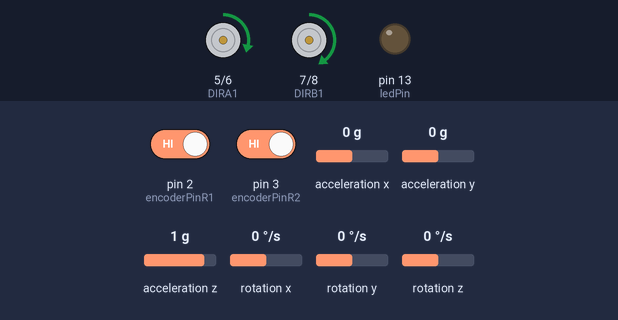
Simulated run of this sketch. Board: Arduino Mega 2560, built with avr-gcc and run on an emulated ATmega2560. Shown: motor-driver pin pairs drawn as motors (green arrow = first pin HIGH = forward, orange = second pin HIGH = backward, longer = more drive, scaled by the enable pin), output pins drawn as LEDs (lit = HIGH). Wiring (inferred from the names in the program): MPU-6050 motion sensor at I2C address 0x68. The test bench sets the inputs (shaded band); at power-on: acceleration y 0 g, rotation x 0 °/s, acceleration z 1 g, pin 2 (encoderPinR1) HIGH, pin 3 (encoderPinR2) HIGH, acceleration x 0 g, rotation y 0 °/s, rotation z 0 °/s. What the sketch prints to the serial monitor is not drawn.

Above: at 2.2 s.
2.3 s: acceleration y set to -0.8 g
4.2 s: rotation x set to 26 °/s
6.6 s: rotation x set to 30 °/s
At 8.3 s:
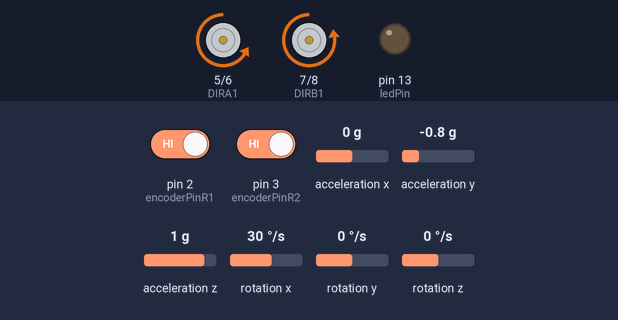
8.9 s: acceleration z set to -1.4 g
At 11.3 s:
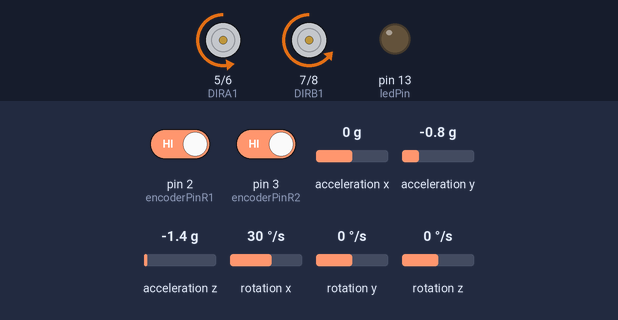
11.9 s: acceleration y set to 0.1 g
At 14.7 s:
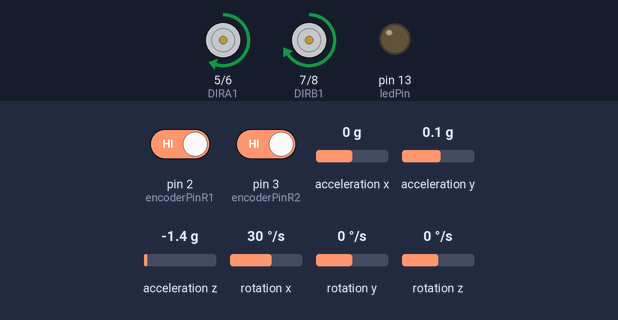
14.9 s: rotation x set to -100 °/s
At 16.2 s:
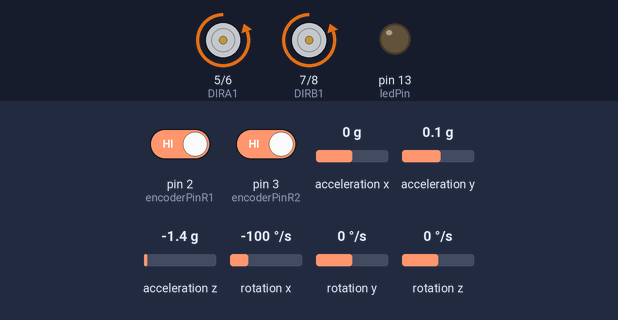
Timing chart, 0 to 17.7 s (numbered marks = the images above; inputs shaded):
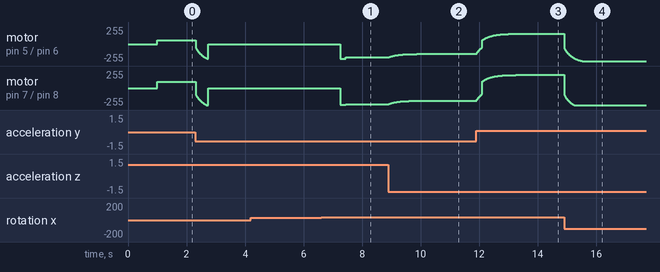

Measured:
- the behaviour switches between 29 and 30 °/s on rotation x (found by bisection; images 0 and 1)
- after the input at 4.2 s, every drawn part: stays the same
- after the input at 6.6 s, motor on pin 5 (DIRA1) / pin 6 (DIRA2): stopped → backward 224/255 after 0.66 s, → backward 199/255 0.18 s later; motor on pin 7 (DIRB1) / pin 8 (DIRB2): stopped → backward 253/255 after 0.66 s, → backward 241/255 0.18 s later
- after the input at 8.9 s, motor on pin 5 (DIRA1) / pin 6 (DIRA2): moves from backward 199/255 to backward 147/255 over 1.9 s, starting at once; motor on pin 7 (DIRB1) / pin 8 (DIRB2): moves from backward 241/255 to backward 189/255 over 1.9 s, starting at once
- after the input at 11.9 s, motor on pin 5 (DIRA1) / pin 6 (DIRA2): moves from backward 147/255 to forward 156/255 over 2.2 s, starting at once; motor on pin 7 (DIRB1) / pin 8 (DIRB2): moves from backward 189/255 to forward 198/255 over 2.2 s, starting at once
- after the input at 14.9 s, motor on pin 5 (DIRA1) / pin 6 (DIRA2): moves from forward 156/255 to backward 255/255 over 0.61 s, starting at once; motor on pin 7 (DIRB1) / pin 8 (DIRB2): moves from forward 198/255 to backward 255/255 over 0.34 s, starting at once

The sketch:

gyro_with_filter.ino
```cpp
#include <Wire.h>
#include "config.h"
#include "imu.h"
#include "motion.h"

void setup() {
  Serial.begin(9600);
  Serial2.begin(9600);  //established communication with xbee @9600 baud on Serial 2 port
  //initialize motors, buzzers and magnets in off state
  Serial.println("beginning");
  pinMode(ENA, OUTPUT);
  pinMode(ENB, OUTPUT);
  pinMode(DIRA1, OUTPUT);
  pinMode(DIRA2, OUTPUT);
  pinMode(DIRB1, OUTPUT);
  pinMode(DIRB2, OUTPUT);

  pinMode(ledPin, OUTPUT);
  digitalWrite(ledPin , LOW);
  //  pinMode(buzzer, OUTPUT);
  //  pinMode(magnet, OUTPUT);

  //  digitalWrite(buzzer , HIGH);
  //  digitalWrite(magnet , LOW);

  //  pinMode(encoderPinL1, INPUT);
  //  pinMode(encoderPinL2, INPUT);
  //
  //  digitalWrite(encoderPinL1, HIGH); //turn pullup resistor on
  //  digitalWrite(encoderPinL2, HIGH); //turn pullup resistor on
  //
  //  attachInterrupt(4, updateEncoderL, CHANGE);
  //  attachInterrupt(5, updateEncoderL, CHANGE);

  pinMode(encoderPinR1, INPUT);
  pinMode(encoderPinR2, INPUT);

  digitalWrite(encoderPinR1, HIGH); //turn pullup resistor on
  digitalWrite(encoderPinR2, HIGH); //turn pullup resistor on

  attachInterrupt(0, updateEncoderR, CHANGE);
  attachInterrupt(1, updateEncoderR, CHANGE);

  Stop();
  MPU_Init();
  delay(1000);
  //  loopStart = micros();


  //  right();
  loopStart = micros();
}
void loop() {
  newPos = encoderValueR;
  dist = encoderValueR * tick2dist / 100;
  newTime = millis();
  vel = ((newPos - oldPos) * tick2dist * 10) / (newTime - oldTime);
  //  Serial.print("new:  "); Serial.print(newPos);
  //  Serial.print(" old:  "); Serial.print(oldPos);
  //  Serial.print(" Time:  "); Serial.print(newTime - oldTime);
  oldPos = newPos;
  oldTime = newTime;
  read_accel();
  read_gyro();
  comp_filter_pitch();
  comp_filter_roll();
  theta = pitch;
  theta_dot = (gx + gyroOff);
  xbee_data();
  float tiltOut = ((dist * K[0]) +  (vel * K[1]) + ((theta + theta_offSet) * K[2]) + (theta_dot * K[3]));
  torque = tiltOut * 255 / cutOff;
  if (abs(theta) < cutOffAng * deg2rad) {
    if (torque > 0)
      backward(abs(torque));
    else
      forward(abs(torque));
  }
  else
    Stop();
  //  Serial.print(" dist: "); Serial.print(dist);
  //  Serial.print("  vel: ");
  //  Serial.println(vel);
  //  Serial.print(" theta:  ");
  //  Serial.println( theta_offSet);
  //  Serial.print(" theta_dot:  "); Serial.print(theta_dot);
  //  Serial.print(" tiltOut:  ");  Serial.print(tiltOut);
  //  Serial.print(" torque:  "); Serial.print(torque);
  //  Serial.println("");
  while (micros() - loopStart < 10000);
  loopStart = micros();
}
```

imu.h
```cpp
void MPU_Init() {

  Wire.begin();                      // Initialize comunication
  Wire.beginTransmission(MPU);       // Start communication with MPU6050 // MPU=0x68
  Wire.write(0x6B);                  // Talk to the register 6B
  Wire.write(0x01);                  // Make reset - place a 0 into the 6B register
  Wire.endTransmission(true);        //end the transmission

  // Configure Accelerometer Sensitivity - Full Scale Range (default +/- 2g)
  Wire.beginTransmission(MPU);
  Wire.write(0x1C);                  //Talk to the ACCEL_CONFIG register (1C hex)
  Wire.write(0x00);                  //Set the register bits as 00010000 (+/- 8g full scale range)
  Wire.endTransmission(true);
  // Configure Gyro Sensitivity - Full Scale Range (default +/- 250deg/s)

  // Configure Accelerometer Sensitivity - Full Scale Range (default +/- 2g)
  Wire.beginTransmission(MPU);
  Wire.write(0x1B);                  //Talk to the GYRO_CONFIG register (1B hex)
  Wire.write(0x00);                  //Set the register bits as 00000000 (+/- 250degree/sec. full scale range)
  Wire.endTransmission(true);
  Serial.println("Mpu initialized");
}

void read_accel() {
  Wire.beginTransmission(MPU);
  Wire.write(0x3B); // Start with register 0x3B (ACCEL_XOUT_H)
  Wire.endTransmission(false);
  Wire.requestFrom(MPU, 6, true); // Read 6 registers total, each axis value is stored in 2 registers

  //For a range of +-2g, we need to divide the raw values by 16384, according to the datasheet
  ax = (Wire.read() << 8 | Wire.read()) / 16384.0; // X-axis value
  ay = (Wire.read() << 8 | Wire.read()) / 16384.0; // Y-axis value
  az = (Wire.read() << 8 | Wire.read()) / 16384.0; // Z-axis value
  lowpassfilter();
}
void read_gyro() {
  Wire.beginTransmission(MPU);
  Wire.write(0x43); // Gyro data first register address 0x43
  Wire.endTransmission(false);
  Wire.requestFrom(MPU, 6, true); // Read 4 registers total, each axis value is stored in 2 registers

  gx = (Wire.read() << 8 | Wire.read()) * deg2rad / 131.0; // For a 250deg/s range we have to divide first the raw value by 131.0, according to the datasheet
  gy = (Wire.read() << 8 | Wire.read()) * deg2rad/ 131.0;
  gz = (Wire.read() << 8 | Wire.read()) * deg2rad/ 131.0;
  highpassfilter();

}
void lowpassfilter() {
  dT = 0.01;
  Tau = 1 / (2 * Pi * f_cut);
  alpha = Tau / (Tau + dT);

  lpf_x = ((1 - alpha) * ax) + (alpha * (lpf_x));
  lpf_y = ((1 - alpha) * ay) + (alpha * (lpf_y));
  lpf_z = ((1 - alpha) * az) + (alpha * (lpf_z));
}
void highpassfilter() {
  dT = 0.01;
  Tau = 1 / (2 * Pi * f_cut);
  alpha = Tau / (Tau + dT);

  hpf_x = ((1 - alpha) * prev_hpf_x) + ((1 - alpha) * (gx - prev_gx));
  prev_gx = gx;
  prev_hpf_x = hpf_x;

  hpf_y = ((1 - alpha) * prev_hpf_y) + ((1 - alpha) * (gy - prev_gy));
  prev_gy = gy;
  prev_hpf_y = hpf_y;

  hpf_z = ((1 - alpha) * prev_hpf_z) + ((1 - alpha) * (gz - prev_gz));
  prev_gz = gz;
  prev_hpf_z = hpf_z;
}

void comp_filter_pitch() {
  f_cut = 5;
  dT = 0.01;
  alpha = 0.033;

  acc = asin(ay / (sqrt((az * az) + (ay * ay))));
  pitch = ((1 - alpha) * (pitch + gx * dT)) + (alpha * acc);
//  Serial.print("pitch:  ");
//  Serial.print(pitch);

}
void comp_filter_roll() {

  f_cut = 5;
  dT = 0.01;

  alpha = 0.033;

  acc = asin(ax / (sqrt((az * az) + (ax * ax)))) ;
  roll = ((1 - alpha) * (roll + gy * dT)) + (alpha * acc);
//  Serial.print("   roll   ");
//  Serial.println(roll);
}
```

motion.h
```cpp
void updateEncoderL() {

  int MSB = digitalRead(encoderPinL1); //MSB = most significant bit
  int LSB = digitalRead(encoderPinL2); //LSB = least significant bit

  int encoded = (MSB << 1) | LSB; //converting the 2 pin value to single number
  int sum  = (lastEncodedL << 2) | encoded; //adding it to the previous encoded value

  if (sum == 0b1101 || sum == 0b0100 || sum == 0b0010 || sum == 0b1011) encoderValueL ++;
  if (sum == 0b1110 || sum == 0b0111 || sum == 0b0001 || sum == 0b1000) encoderValueL --;

  lastEncodedL = encoded; //store this value for next time
  //  Serial.println(encoderValueL);
}

void updateEncoderR() {

  int MSB = digitalRead(encoderPinR1); //MSB = most significant bit
  int LSB = digitalRead(encoderPinR2); //LSB = least significant bit

  int encoded = (MSB << 1) | LSB; //converting the 2 pin value to single number
  int sum  = (lastEncodedR << 2) | encoded; //adding it to the previous encoded value

  if (sum == 0b1101 || sum == 0b0100 || sum == 0b0010 || sum == 0b1011) encoderValueR ++;
  if (sum == 0b1110 || sum == 0b0111 || sum == 0b0001 || sum == 0b1000) encoderValueR --;

  lastEncodedR = encoded; //store this value for next time
  //  Serial.println(encoderValueR);
}

bool readData(void) {
  //  Serial.println("reading");
  int tempData[5];   //temporary array to store relevant bytes of received data
  if (Serial2.available() > 18) {  //wait for serial buffer to receive 18 bytes of data

    if (Serial2.read() == 0x7E) {  //start delimitter of every API frame
      //      Serial.print("  yo");
      for (ui i = 0; i < 11; i++)  //ignore starting 12 bytes of data
        Serial2.read();
      for (ui i = 0; i < 5; i++)  //read button state & joystick values which is 5 bytes of data
        tempData[i] = Serial2.read();
      Serial2.read(); //empty the buffer by reading last byte of data

      //merge the HIGH and LOW bytes of 10 bit ADC values of joystick
      potX = (tempData[1] << 8) | tempData[2];           //joystick in x-direction
      potY = (tempData[3] << 8) | tempData[4];           //joystick in y-direction
      button = tempData[0];    //Button pressed
      return 1;
    }
    return 0;  //if data read succesfully
  }
  return 0;  //to avoid misbehaviour of bot if data is not available
}
void xbee_data() {
  //read data from xbee
  if (readData()) {
//    Serial.println(potX); Serial.print(" ");
//    Serial.print(potY); Serial.print("a");
    if (potY < 10 && (potX > 500 && potX < 550)) { //joystick toggled vertically  downwards
      //      backward(200);
      theta_offSet = 2.5 * deg2rad;
      leftOff = 20;
      rightOff = 20;
      encoderValueR = 0;
      oldPos = 0;
//      Serial.println(1);
      //      Serial.print(" xbb"); Serial.print(potX); Serial.print(" ");Serial.print(potY);
    }
    else if (potY == 1023 && (potX > 500 && potX < 550) ) { //joystick toggled vertically upwards
      theta_offSet = -2.5 * deg2rad;
      leftOff = 110;
      rightOff = 110;
      encoderValueR = 0;
      oldPos = 0;
//      Serial.println(2);
      //      Serial.print(" xbu "); Serial.print(potX); Serial.print(" ");Serial.print(potY);
      //      forward(200);
    }
    else if (potX == 1023 && (potY > 500 && potY < 550)) {  //joystick toggled horizontally rightwards bot moves rightwards by rotating left wheel
//      Serial.println(-1);
      leftOff = 60;
      rightOff = 0;
      encoderValueR = 0;
      oldPos = 0;
    }
    else if (potX < 10 && (potY > 500 && potY < 550)) {  //joystick toggled horizontally leftwards bot moves leftwards by rotating right wheel
//      Serial.println(-2);
      leftOff = 0;
      rightOff = 50;
      encoderValueR = 0;
      oldPos = 0;
    }
    else { //stop the motors if joystick centred
//      Serial.println(0);
      theta_offSet = 0;
      leftOff = 0;
      rightOff = 0;
      //      Serial.print(" xbs "); Serial.print(potX); Serial.print(" ");Serial.print(potY);
      //      Stop();
    }
  }
}


void forward(unsigned int torque) {
  digitalWrite(DIRA1, HIGH);
  digitalWrite(DIRA2, LOW);
  digitalWrite(DIRB1, HIGH);
  digitalWrite(DIRB2, LOW);


  analogWrite(ENA, constrain(torque + 54  + rightOff, 0, 255));     //right motor   54
  analogWrite(ENB, constrain(torque + 96 + leftOff, 0, 255));    // 96
}
void backward(unsigned int torque) {
  digitalWrite(DIRA1, LOW);
  digitalWrite(DIRA2, HIGH);
  digitalWrite(DIRB1, LOW);
  digitalWrite(DIRB2, HIGH);
  analogWrite(ENA, constrain(torque + 54 , 0, 255));
  analogWrite(ENB, constrain(torque + 96 , 0, 255));
}
void right() {
  digitalWrite(DIRA1, LOW);
  digitalWrite(DIRA2, HIGH);
  digitalWrite(DIRB1, HIGH);
  digitalWrite(DIRB2, LOW);
  analogWrite(ENA, 60);
  analogWrite(ENB, 0);
}
void left() {
  digitalWrite(DIRA1, HIGH);
  digitalWrite(DIRA2, LOW);
  digitalWrite(DIRB1, LOW);
  digitalWrite(DIRB2, HIGH);
  analogWrite(ENA, 0);
  analogWrite(ENB, 200);
}
void Stop() {
  analogWrite(ENA, 0);
  analogWrite(ENB, 0);
}

void calibrateOffset() {
  Serial.println("Calibrating...");
  while (!k) {
    newPos = encoderValueR;
    dist = encoderValueR * tick2dist / 100;
    newTime = millis();
    vel = ((newPos - oldPos) * tick2dist * 10) / (newTime - oldTime);
    oldPos = newPos;
    oldTime = newTime;
    read_accel();
    read_gyro();
    comp_filter_pitch();
    comp_filter_roll();
    theta = pitch;
    theta_dot = (gx + gyroOff);
    float tiltOut = ((dist * K[0]) +  (vel * K[1]) + (theta * K[2]) + (theta_dot * K[3]));
    if (!k && ((abs(floor(abs(theta)*rad2deg - threshAngle ))) < 1)) {
      cutOff = abs(tiltOut);
      k = 1;
      digitalWrite(ledPin , HIGH);
      Serial.print("cutOff:  "); Serial.println(cutOff);
    }

  }

}
```

config.h
```cpp
#define Pi 3.1415926535897932384626433832795
#define Radius 0.0325                                 //in metre
#define fullTick 1080                                 //ticks in 1 full revolution (270 * 4)
#define tick2dist (2 * Pi* Radius * 100) / fullTick   //in cm
#define rad2deg 57.2957786
#define deg2rad Pi / 180
#define torque2pwm 255/12
#define leftSpeed 100
#define rightSpeed 100
#define threshAngle 60
#define cutOffAng 30


#define ledPin 13
#define ENA     10    //enable pin for motor A right
#define ENB     9    //enable pin for motor B left  defective
#define DIRA1   5    //direction pin 1 of motor A
#define DIRA2   6    //direction pin 2 of motor A
#define DIRB1   7    //direction pin 1 of motor B
#define DIRB2   8    //direction pin 2 of motor B
//#define magnet  9    //Electromagnet pin
//#define buzzer 10    //buzzer pin

#define encoderPinL1  19
#define encoderPinL2  18
#define encoderPinR1  2
#define encoderPinR2  3

typedef unsigned int ui;
int button, potX, potY;  //global variables to store processed values of API frame

float lpf_x = 0, lpf_y = 0, lpf_z = 0,
      hpf_x = 0, hpf_y = 0, hpf_z = 0,
      prev_hpf_x = 0, prev_hpf_y = 0, prev_hpf_z = 0,
      prev_gx = 0, prev_gy = 0, prev_gz = 0,
      ax, ay, az,
      gx, gy, gz,
      dT, Tau, alpha,
      roll, pitch, yaw, theta, theta_dot, theta_offSet = 0;
const int MPU = 0x68; // MPU6050 I2C address
int f_cut;
float acc;
float gyroOff = 0.04;

volatile int lastEncodedL = 0;
volatile long encoderValueL = 0;
long lastencoderValueL = 0;


volatile int lastEncodedR = 0;
volatile long encoderValueR = 0;
long lastencoderValueR = 0;

long newPos = 0, oldPos = 0;
float vel, dist;
unsigned long newTime = 0, oldTime = 0;

unsigned long loopStart;
ui cutOff = 12, loopCount = 0;
int leftOff = 0, rightOff = 0;
int torque;
bool k = 0;

// -2.13732, -15.4659, -15.0473, -2.24193  best value  54 R L 96
//-2.14379,-15.2732,-14.7623,-2.21979  alpha 0.33
//-2.13625,-15.497,-15.093,-2.24549
//-2.33688,-15.6648,-15.3172,-2.26444
//-2.43203,-15.7099,-15.3728,-2.26948
//-2.52356,-15.7532,-15.4261,-2.2743
//-2.69034,-15.9811,-15.7871,-2.30041  x balance hua thoda
//-2.77289,-16.0193,-15.8333,-2.30467
//-2.85302,-16.0564,-15.878,-2.3088  best x displacement
//-2.93095,-16.0924,-15.9214,-2.31281 x good gyro good
// -2.70993, -15.8226, -15.5009, -2.28738 good on remote control with 2 degree offset
//-2.70795,-15.866,- 15.5641,-2.29235
double K[] = {-2.70598,-15.9087,-15.6264,-2.29726};


bool readData();  //function to read API frames
void xbee_data();
void MPU_Init();
void read_accel();
void read_gyro();
void lowpassfilter();
void highpassfilter();
void comp_filter_pitch();
void comp_filter_roll();
void calibrateOffset();
void updateEncoderL();
void updateEncoderR();
bool readData(void);
void forward(unsigned int torque);
void backward(unsigned int torque);
void right();
void left();
void Stop();
```
